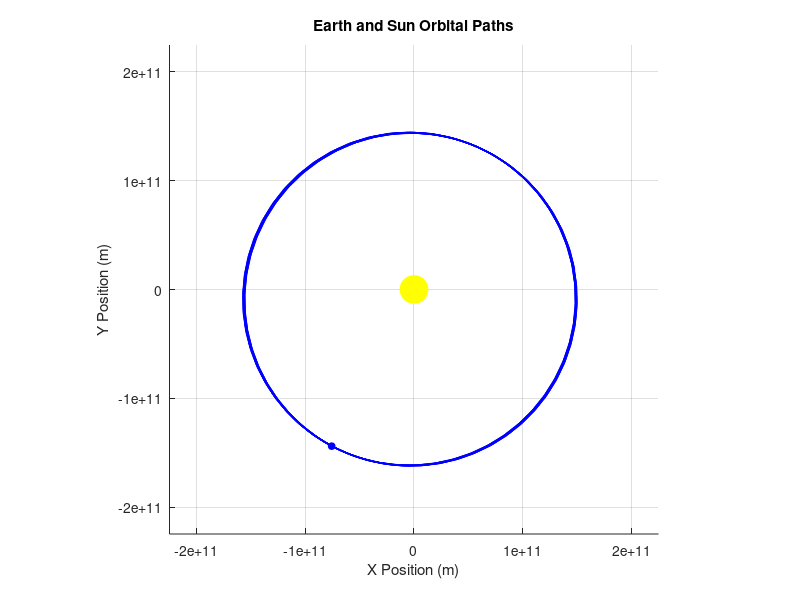

Here is the MATLAB script that generated this plot:
clear
clc

% Constants
G = 6.674e-11; % Gravitational constant (N * m^2 / kg^2)
m1 = 1.989e30; % Mass of the Sun (kg)
m2 = 5.972e24; % Mass of the orbiting object (kg, e.g., Earth)
r = 1.496e11; % Initial distance of the object from the Sun (1 AU in meters)

% Initial conditions
x_sun = 0; % Position of the Sun (at the origin)
y_sun = 0; % Position of the Sun (at the origin)
x_obj = r; % Initial position of the object (1 AU along the x-axis)
y_obj = 0; % Initial position of the object (1 AU along the x-axis)
vx_obj = 0; % Initial velocity of the object in the x-direction (no initial velocity)
vy_obj = 30e3; % Initial velocity of the object in the y-direction (tangential velocity)

% Initialize the Sun's velocity (since we are considering the effect on both objects)
vx_sun = 0; % Initial velocity of the Sun in the x-direction
vy_sun = 0; % Initial velocity of the Sun in the y-direction

% Time step (smaller value for smoother animation)
dt = 60 * 60 * 24 * 7; % One week per time step (in seconds)

% num steps in orbit (number of points to plot)
numSteps = 520; % Number of points in the orbit (2 years is 104 weeks)

% Set up the plot
hold on;
axis([-1.5 * r, 1.5 * r, -1.5 * r, 1.5 * r]); % scale axis to allow both Earth and Sun movement
xlabel('X Position (m)');
ylabel('Y Position (m)');
title('Earth and Sun Orbital Paths');
grid on;
axis equal;

% Initialize arrays to hold the position data
x_data_sun = zeros(1, numSteps);
y_data_sun = zeros(1, numSteps);
x_data_earth = zeros(1, numSteps);
y_data_earth = zeros(1, numSteps);

% Plot the Sun as a yellow circle
sun_marker = plot(x_sun, y_sun, 'yo', 'MarkerFaceColor', 'yellow', 'MarkerSize', 20);

% Plot the Earth as a blue circle
earth_marker = plot(x_obj, y_obj, 'bo', 'MarkerFaceColor', 'blue', 'MarkerSize', 5);

% Plot initial position of both Earth and Sun for their trails
trail_earth = plot(x_obj, y_obj, 'b-', 'LineWidth', 1);  % Earth trail in blue
trail_sun = plot(x_sun, y_sun, 'y-', 'LineWidth', 1);    % Sun trail in yellow

% Simulation loop: Update position and velocity of both the object and the Sun at each step
for t = 1:numSteps
    % Compute the distance between the object and the Sun
    r_vec = [x_sun - x_obj, y_sun - y_obj]; % Position vector of the object relative to the Sun
    r_mag = norm(r_vec); % Magnitude of the distance between the Sun and the object

    % Gravitational force between the Sun and the object (Newton's Law of Gravitation)
    F = G * m1 * m2 / r_mag^2; % Magnitude of gravitational force

    % Acceleration of the object (Earth) due to the Sun's gravity
    ax_obj = F * (x_sun - x_obj) / (m2 * r_mag); % Acceleration in the x-direction
    ay_obj = F * (y_sun - y_obj) / (m2 * r_mag); % Acceleration in the y-direction

    % Acceleration of the Sun due to the Earth's gravity
    ax_sun = -F * (x_sun - x_obj) / (m1 * r_mag); % Acceleration of Sun in x-direction
    ay_sun = -F * (y_sun - y_obj) / (m1 * r_mag); % Acceleration of Sun in y-direction

    % Update velocities and positions of both the object and the Sun
    % Update velocity of the object (Earth)
    vx_obj = vx_obj + ax_obj * dt;
    vy_obj = vy_obj + ay_obj * dt;

    % Update position of the object (Earth)
    x_obj = x_obj + vx_obj * dt;
    y_obj = y_obj + vy_obj * dt;

    % Update velocity of the Sun
    vx_sun = vx_sun + ax_sun * dt;
    vy_sun = vy_sun + ay_sun * dt;

    % Update position of the Sun
    x_sun = x_sun + vx_sun * dt;
    y_sun = y_sun + vy_sun * dt;

    % Store the position data for both Sun and Earth
    x_data_sun(t) = x_sun;
    y_data_sun(t) = y_sun;
    x_data_earth(t) = x_obj;
    y_data_earth(t) = y_obj;

    % % Update the positions of the Earth and Sun
    set(sun_marker, 'XData', x_sun, 'YData', y_sun); % Update Sun position
    set(earth_marker, 'XData', x_obj, 'YData', y_obj); % Update Earth position

    % Update the trails of the Earth and Sun
    set(trail_earth, 'XData', x_data_earth(1:t), 'YData', y_data_earth(1:t));
    set(trail_sun, 'XData', x_data_sun(1:t), 'YData', y_data_sun(1:t));

    % Pause to animate the motion
    pause(0.1); % Adjust this value for smoother/slower animation
end